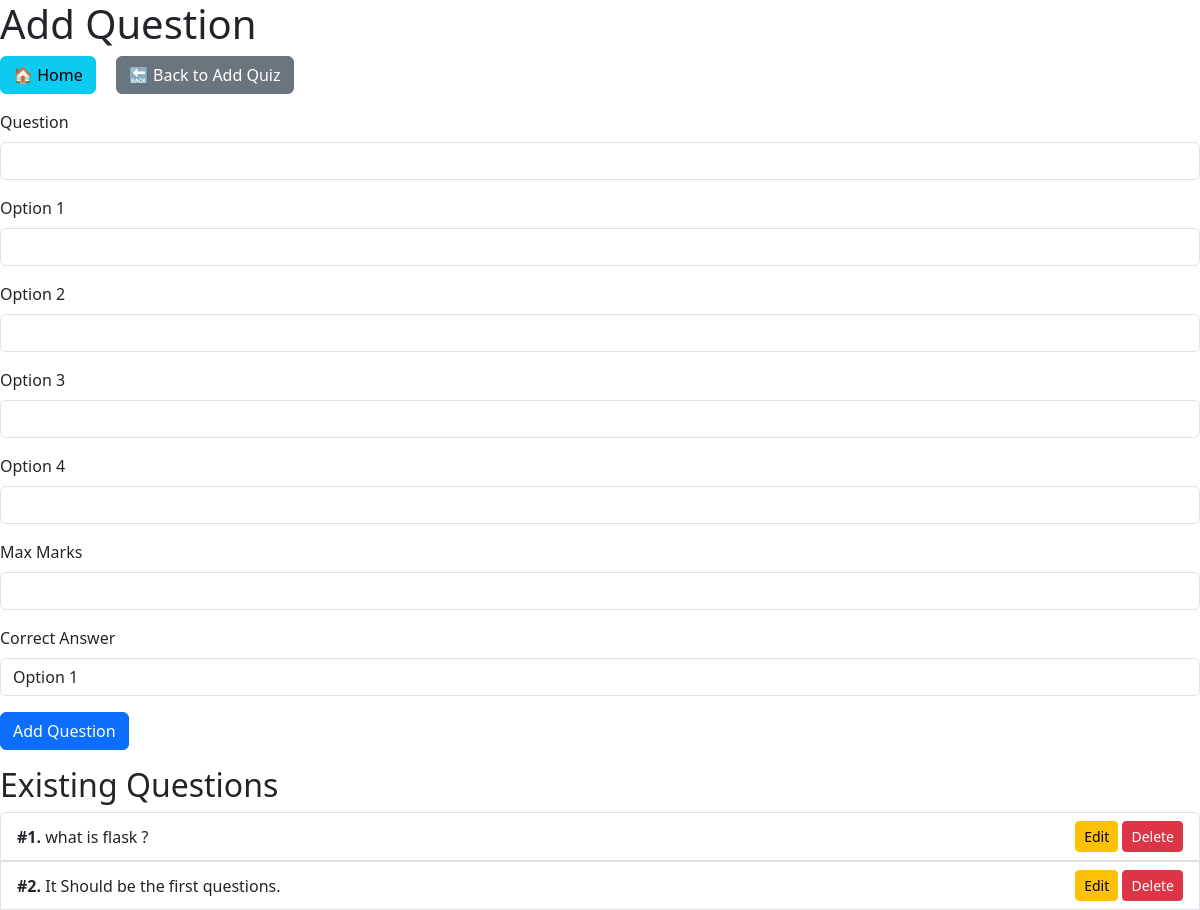
Page /add_question/1 on the committed database.
### application/models.py (models this page shows, shortened)
class Question(db.Model):
    id = db.Column(db.Integer, primary_key=True)
    quiz_id = db.Column(db.Integer, db.ForeignKey('quiz.id'), nullable=False)
    question = db.Column(db.String(500), nullable=False)
    option_1 = db.Column(db.String(255), nullable=False)
    option_2 = db.Column(db.String(255), nullable=False)
    option_3 = db.Column(db.String(255), nullable=False)
    option_4 = db.Column(db.String(255), nullable=False)
    max_marks = db.Column(db.Integer, nullable=False)
    correct_answer = db.Column(db.String(1), nullable=False)  # Stores '1', '2', '3', or '4' as correct answer option

### application/routes.py (the view, shortened to what this page needs)
@app.route('/add_question/<int:quiz_id>', methods=['GET', 'POST'])
def add_question(quiz_id):
    quiz = Quiz.query.get_or_404(quiz_id)
    chapter = Chapter.query.get_or_404(quiz.chap_id)  # Ensure we fetch the chapter
    questions = Question.query.filter_by(quiz_id=quiz.id).all()
    return render_template('add_question.html', quiz=quiz, chapter=chapter, questions=questions)

### templates/add_question.html (shortened to what this page needs)
{% extends 'base.html' %}
{% block content %}
<h1>Add Question</h1>
<div class="mb-3">
    <a href="{{ url_for('admin_dashboard') }}" class="btn btn-info">🏠 Home</a>
    <a href="{{ url_for('add_quiz', chapter_id=quiz.chap_id) }}" class="btn btn-secondary ms-3">🔙 Back to Add Quiz</a>
</div>
<form action="{{ url_for('add_question', quiz_id=quiz.id) }}" method="POST">
    <div class="mb-3">
        <label for="question" class="form-label">Question</label>
        <input type="text" class="form-control" id="question" name="question" required>
    </div>
    <div class="mb-3">
        <label for="option_1" class="form-label">Option 1</label>
        <input type="text" class="form-control" id="option_1" name="option_1" required>
    </div>
    <div class="mb-3">
        <label for="option_2" class="form-label">Option 2</label>
        <input type="text" class="form-control" id="option_2" name="option_2" required>
    </div>
    <div class="mb-3">
        <label for="option_3" class="form-label">Option 3</label>
        <input type="text" class="form-control" id="option_3" name="option_3" required>
    </div>
    <div class="mb-3">
        <label for="option_4" class="form-label">Option 4</label>
        <input type="text" class="form-control" id="option_4" name="option_4" required>
    </div>
    <div class="mb-3">
        <label for="max_marks" class="form-label">Max Marks</label>
        <input type="number" class="form-control" id="max_marks" name="max_marks" required>
    </div>
    <div class="mb-3">
        <label for="correct_answer" class="form-label">Correct Answer</label>
        <select class="form-control" id="correct_answer" name="correct_answer" required>
            <option value="1">Option 1</option>
        </select>
    </div>
    <button type="submit" class="btn btn-primary">Add Question</button>
</form>
<div class="mt-3">
    <h2>Existing Questions</h2>
    {% if questions %}
    <ul class="list-group">
        {% for question in questions %}
        <li class="list-group-item d-flex justify-content-between align-items-center">
            <span><strong>#{{ loop.index }}.</strong> {{ question.question }}</span>
            <div>
                <button type="button" class="btn btn-warning btn-sm" data-bs-toggle="modal" data-bs-target="#editQuestionModal{{ question.id }}">
                    Edit
                </button>
                <form action="{{ url_for('delete_question', question_id=question.id) }}" method="POST" style="display:inline;">
                    <button type="submit" class="btn btn-danger btn-sm">Delete</button>
                </form>
            </div>
        </li>
        {% endfor %}
    </ul>
    {% else %}
    <p>No questions added yet. Add a question using the form above.</p>
    {% endif %}
</div>
{% endblock %}

### rows in the picture
Question: question "what is flask ?"
Question: question "It Should be the first questions."
